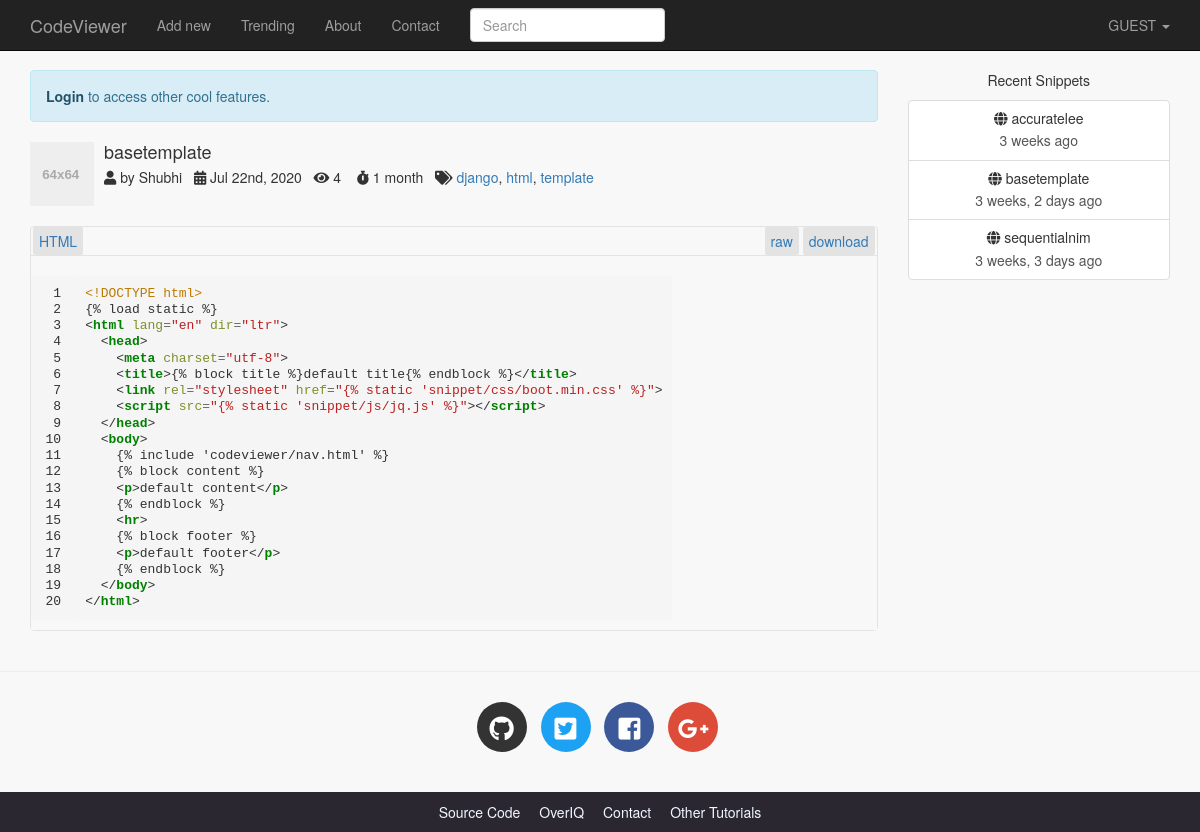
The page /15954438068451228/ on the database its author committed.
### codeviewer/models.py (models this page shows, shortened)
class Snippet(models.Model):
    title=models.CharField(max_length=100,blank=True)
    orig_code=models.TextField()
    high_code=models.TextField(help_text='readonly field')
    slug=models.SlugField(max_length=100,unique=True,help_text='readonly field')
    expiration=models.CharField(max_length=10,choices=Preference.expiration_choices)
    exposure=models.CharField(max_length=10,choices=Preference.exposure_choices)
    hits=models.IntegerField(default=0,help_text='readonly field')
    created_on=models.DateTimeField(auto_now_add=True)
    user=models.ForeignKey(User,on_delete=models.CASCADE)
    language=models.ForeignKey(Language,on_delete=models.CASCADE)
    tag=models.ManyToManyField('Tag',blank=True)
    def highlight(self):
        formatter=HtmlFormatter(full=True,linenos=True)
        return highlight(self.orig_code,self.language.get_lexer(),formatter)
    def get_absolute_url(self):
        return reverse('codeviewer:snippetdetail',args=[self.slug])
    def save(self,*args,**kwargs):
        if not self.slug:
            self.slug=str(time.time()).replace('.','')
        self.high_code=self.highlight()
        if not self.title:
            self.title='Untitled'
        super(Snippet,self).save(*args,**kwargs)
    class Meta:
        ordering=['-created_on']

class Tag(models.Model):
    name=models.CharField(max_length=100,unique=True)
    slug=models.CharField(max_length=100,unique=True)
    def __str__(self):
        return self.name
    def get_absolute_url(self):
        return reverse('codeviewer:tagsnippet',args=[self.slug])
    class Meta:
        ordering=['name']

class Language(models.Model):
    name=models.CharField(max_length=100)
    lang_code=models.CharField(max_length=100,unique=True)
    slug=models.SlugField(max_length=100,unique=True)
    mime=models.CharField(max_length=100)
    file_extension=models.CharField(max_length=10)
    created_on=models.DateTimeField(auto_now_add=True)
    updated_on=models.DateTimeField(auto_now=True)
    def get_lexer(self):
        return lexers.get_lexer_by_name(self.lang_code)
    def __str__(self):
        return self.name
    class Meta:
        ordering=['name']

### codeviewer/decorators.py (the view)
    def wrapper(request, *args, **kwargs):
        snippet = Snippet.objects.get(slug=kwargs.get('snippet_slug'))
        if snippet.exposure == 'private' and request.user != snippet.user:
            raise Http404
        return func(request, *args, **kwargs)

### codeviewer/context_processors.py (called while the page is built)
def recent_snippet(request):
    return dict(recent_snippet=Snippet.objects.filter(exposure='public').order_by('-id')[:8])

### codeviewer/views.py (called while the page is built)
@private_snippet
def snippetdetail(request,snippet_slug):
    snippet=get_object_or_404(Snippet,slug=snippet_slug)
    snippet.hits+=1
    snippet.save()
    return render(request,'codeviewer/snippetdetail.html',{'snippet':snippet})

### codeviewer/templates/codeviewer/snippetdetail.html (shortened to what this page needs)
{% extends 'codeviewer/base.html' %}
{% load static %}
{% block main %}
    <div class="media post-meta">
        <div class="media-left">
            <a href="#">
                <img alt="64x64" class="media-object" data-src="holder.js/64x64" data-holder-rendered="true" style="width: 64px; height: 64px;">
            </a>
        </div>
        <div class="media-body">
            <h4 class="media-heading">{{ snippet.title|default:"Untitled" }}</h4>
            <p>
                <i class="fas fa-user" data-toggle="tooltip" title="" data-original-title="Paste creator"></i> by
                {{ snippet.user.username|capfirst }} &nbsp;
                <i class="fas fa-calendar-alt" data-toggle="tooltip" title="" data-original-title="Creation Date" ></i>
                <time title="{{ snippet.created_on }}">{{ snippet.created_on|date:"M jS,  Y" }}</time> &nbsp;</span>
                <i class="fas fa-eye"  data-toggle="tooltip" title="" data-original-title="Visits to this paste" ></i>
                {{ snippet.hits }} &nbsp;&nbsp;
                <i class="fas fa-stopwatch" data-toggle="tooltip" title="" data-original-title="Expiration time"></i>
                {{ snippet.expiration }}  &nbsp;
                {% if snippet.tag.all %}
                    <i class="fas fa-tags" data-toggle="tooltip" title="" data-original-title="Tags"></i>
                    {% for tags in snippet.tag.all %}
                        <a href="{{ tags.get_absolute_url}}">{{ tags }}</a>{% if not forloop.last %},{% endif %}
                    {% endfor %}
                {% endif %}
            </p>
        </div>
    </div>
    <div class="codeblock">
        <div class="toolbar clearfix">
            <span class="at-left"><a href="{% url 'codeviewer:trendingsnippet' snippet.language.slug %}">{{ snippet.language }}</a></span>
            <span class="at-right">
                <a href="{% url 'codeviewer:raw_snippet' snippet.slug %}">raw</a>
                <a href="{% url 'codeviewer:download_snippet' snippet.slug %}">download</a>
            </span>
        </div>
        <div class="code-wrapper">{{ snippet.high_code|safe }}</div>
    </div>
{% endblock %}

### codeviewer/templates/codeviewer/base.html (shortened to what this page needs)
<!DOCTYPE html>
<html lang="en">
<head>
    {% load static %}
    {% load humanize %}
    <link rel="stylesheet" href="{% static 'codeviewer/css/bootstrap.min.css' %}" >
    <link rel="stylesheet" href="{% static 'codeviewer/css/bootstrap-select.min.css' %}" >
    <link href="https://use.fontawesome.com/releases/v5.0.7/css/all.css" rel="stylesheet">
    <link rel="stylesheet" href="{% static 'codeviewer/css/main.css' %}">
    <link rel="stylesheet" href="{% static 'codeviewer/css/default.css' %}">
</head>
<body>
<nav class="navbar navbar-default navbar-inverse navbar-fixed-top">
    <div class="container">
        <div class="navbar-header">
            <a class="navbar-brand" href="{% url 'codeviewer:index' %}">CodeViewer</a>
        </div>
        <div class="collapse navbar-collapse" id="bs-example-navbar-collapse-1">
            <ul class="nav navbar-nav">
                <li {% if request.path == '/' %}class='active'{% endif %} >
                    <a href="{% url 'codeviewer:index' %}">Add new</a>
                </li>
                <li {% if request.path == '/trending/' %}class='active'{% endif %}>
                    <a href="{%url 'codeviewer:trendingsnippet' %}">Trending<span class="sr-only">(current)</span></a>
                </li>
                <li {% if request.path == '/about/' %}class='active'{% endif %}>
                    <a href="">About</a>
                </li>
                <li {% if request.path == '/contact/' %}class='active'{% endif %}>
                    <a href="{%url 'codeviewer:contact' %}">Contact</a>
                </li>
            </ul>
            <form action="{% url 'codeviewer:search' %}" class="navbar-form navbar-left" method="get">
                <div class="form-group">
                    <input type="text" name="query" class="form-control" placeholder="Search" value="{{request.GET.query}}">
                </div>
            </form>
            <ul class="nav navbar-nav navbar-right">
                <li class="dropdown">
                    <a href="#" class="dropdown-toggle" data-toggle="dropdown" role="button"
                       aria-haspopup="true" aria-expanded="false">
                        {% if request.user.is_authenticated %}
                            {{ request.user.username|upper }}
                        {% else %}
                            GUEST
                        {% endif %}
                        <span class="caret"></span>
                    </a>
                </li>
            </ul>
        </div>
    </div>
</nav>
<div class="container">
    <div class="row">
        <div class="col-lg-9 col-md-9">
            {% if not request.user.is_authenticated and not request.path == '/login/'  %}
                <p class="alert alert-info">
                    <a href="{% url 'codeviewer:login' %}?next={{request.path}}" class="alert-link">Login</a> to access other cool features.
                </p>
            {% endif %}
            {% block main %}{% endblock %}
        </div>
        <div class="col-lg-3 col-md-3 text-center hidden-sm hidden-xs">
            <p>Recent Snippets</p>
            <div class="list-group">
              {% for recent in recent_snippet %}
                <a href="{{ recent.get_absolute_url }}" class="list-group-item">
                    <h5 class="list-group-item-heading"><span class="fas fa-globe"
                        "></span> {{ recent.title }}</h5>
                    <p class="list-group-item-text">{{ recent.created_on|naturaltime }}</p>
                </a>
                {% endfor %}
                </div>
          </div>
    </div>
</div>
<hr>
<footer>
    <div class="social-icons">
        <div class="container text-center">
            <ul class="list-inline">
                <li class="list-inline-item social-github">
                    <a href="https://github.com/">
                        <i class="fab fa-github"></i>
                    </a>
                </li>
                <li class="list-inline-item social-twitter">
                    <a href="https://twitter.com/">
                        <i class="fab fa-twitter-square"></i>
                    </a>
                </li>
                <li class="list-inline-item social-facebook">
                    <a href="https://www.facebook.com/">
                        <i class="fab fa-facebook-square"></i>
                    </a>
                </li>
                <li class="list-inline-item social-google-plus">
                    <a href="https://plus.google.com/">
                        <i class="fab fa-google-plus-g"></i>
                    </a>
                </li>
            </ul>
        </div>
    </div>
    <div class="main-footer">
        <div class="container text-center">
            <ul>
                <li><a href="#">Source Code</a></li>
                <li><a href="#">OverIQ</a></li>
                <li><a href="#">Contact</a></li>
                <li><a href="#">Other Tutorials</a></li>
            </ul>
        </div>
    </div>
</footer>
</body>
</html>

### codeviewer/static/codeviewer/css/main.css (style rules this page uses)
body { padding-top: 70px; }
.social-icons { margin: 30px 0; }
footer .social-icons ul.list-inline li a { display: block; width: 50px; height: 50px; color: #fff; border-radius: 100%; font-size: 25px; line-height: 50px; }
footer .social-icons ul.list-inline li.social-github a { background-color: #333; transition: all .2s ease-in-out; }
footer .social-icons ul.list-inline li.social-twitter a { background-color: #1da1f2; transition: all .2s ease-in-out; }
footer .social-icons ul.list-inline li.social-facebook a { background-color: #3b5998; transition: all .2s ease-in-out; }
footer .social-icons ul.list-inline li.social-google-plus a { background-color: #dd4b39; transition: all .2s ease-in-out; }
.main-footer { background-color: #2a2730; }
.main-footer ul { margin-top: 10px; padding-left: 0; }
.main-footer li { display: inline; }
.main-footer li a { color: aliceblue; }
.main-footer li+ li { margin-left: 15px; }
.codeblock { margin-bottom: 20px; border: 1px solid #e3e3e3; border-radius: 4px; background-color: #f8f8f8; }
.codeblock pre { border: none; }
.codeblock .code-wrapper { overflow-x: auto; }
.post-meta { margin-bottom: 20px; }
.toolbar { padding: 4px 2px; border-bottom: 1px solid #e3e3e3; }
.toolbar span.at-right { float: right; }
.toolbar a { padding: 4px 6px; background-color: #e3e3e3; border-radius: 2px; }

### codeviewer/static/codeviewer/css/default.css (style rules this page uses)
.highlight { background: #f8f8f8; }
.highlight .o { color: #666666 }
.highlight .cp { color: #BC7A00 }
.highlight .s { color: #BA2121 }
.highlight .na { color: #7D9029 }
.highlight .nt { color: #008000; font-weight: bold }

### rows shown on the page
Snippet: title "basetemplate", user.username "Shubhi", created_on "Jul 22nd, 2020", hits "4", expiration "1 month", language "HTML", high_code "1 2 3 4 5 6 7 8 9 10 11 12 13 14 15 16 17 18 19 20 <!DOCTYPE html> {% load static %} < html lang = \"en\" dir = \"ltr\" > < head > < meta charset = \"utf-8\" > < title > {% block title %}default title{% endblock %} </ title > < link rel = \"stylesheet\" href = \"{% static 'snippet/css/boot.min.css' %}\" > < script src = \"{% static 'snippet/js/jq.js' %}\" ></ script > </ head > < body > {% include 'codeviewer/nav.html' %} {% block content %} < p > default content </ p > {% endblock %} < hr > {% block footer %} < p > default footer </ p > {% endblock %} </ body > </ html >", created_on "3 weeks, 2 days ago"
Tag: name "django"
Tag: name "html"
Tag: name "template"
Snippet: title "accuratelee", created_on "3 weeks ago"
Snippet: title "sequentialnim", created_on "3 weeks, 3 days ago"
